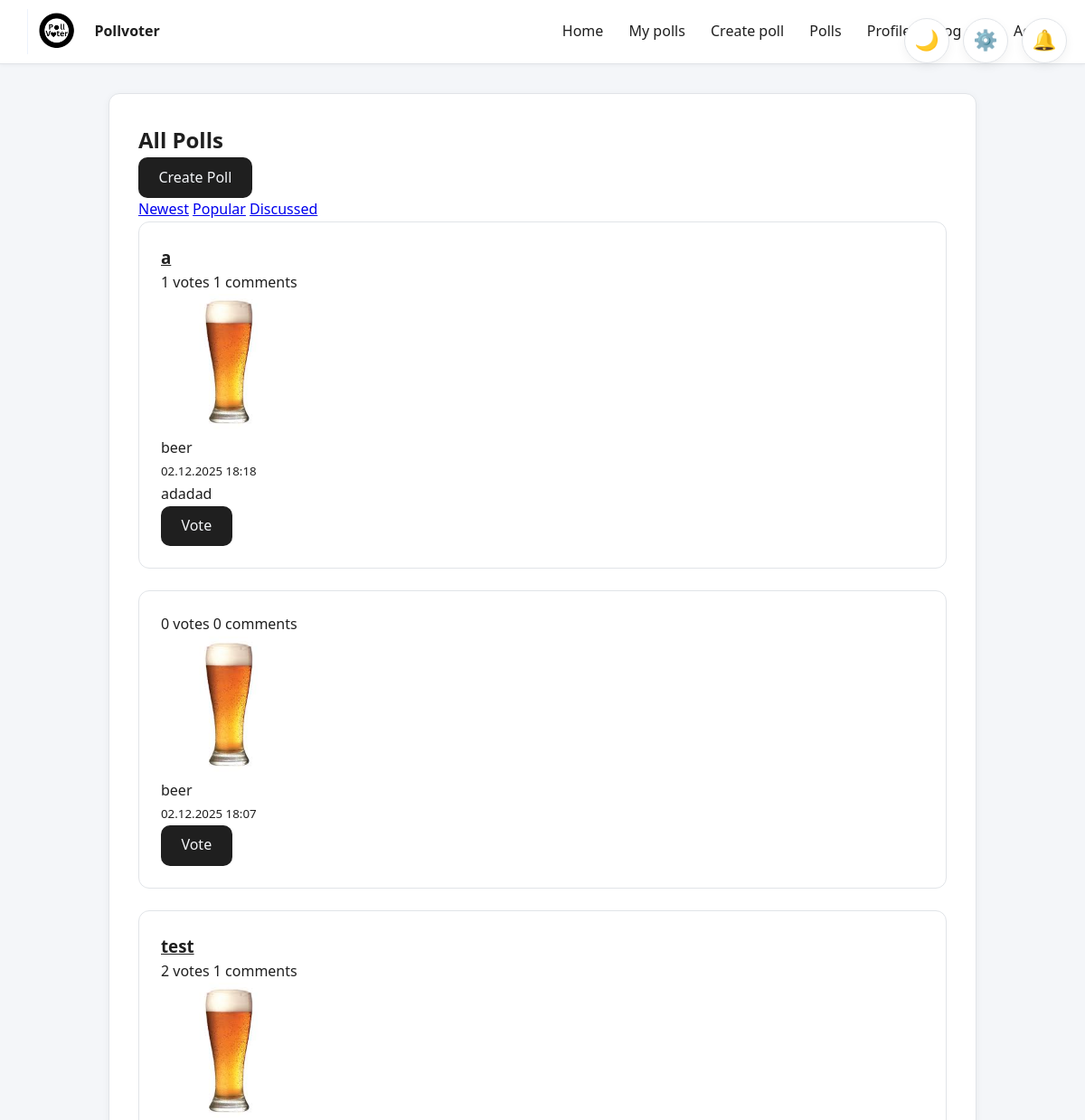
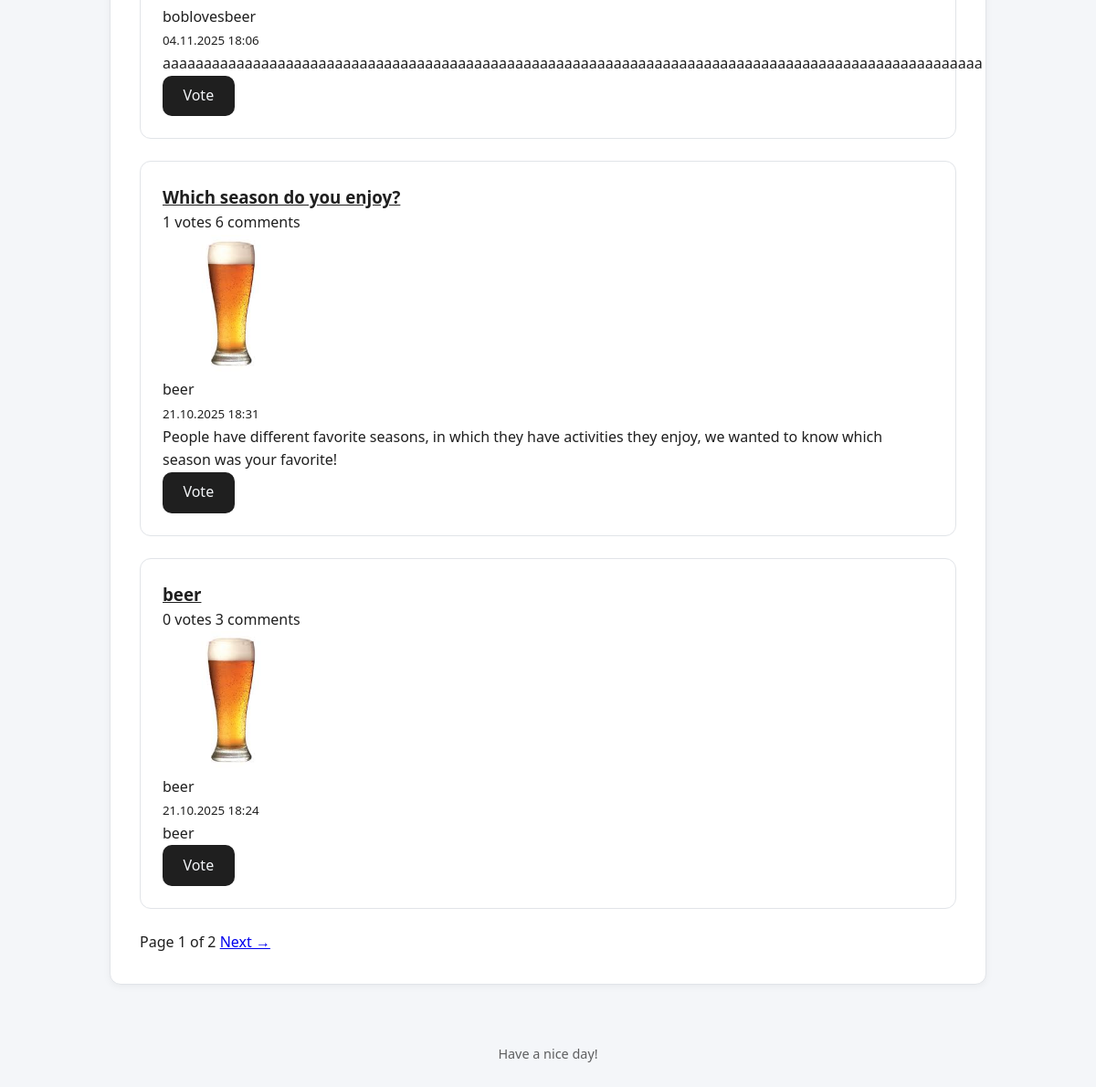
The page /polls (signed in) on the database its author committed (2 pictures, top to bottom).
### app/models.py (models this page shows, shortened)
class Poll(db.Model):
    __tablename__ = "poll"
    id = Column(Integer, primary_key=True)
    title = Column(Text, nullable=False)
    description = Column(String(120))
    created_at = Column(DateTime, default=datetime.now)
    user_id = Column(Integer, ForeignKey("user.id"), nullable=False)
    author = relationship("User", back_populates="polls")
    comments = relationship("Comment", back_populates="poll", cascade="all, delete-orphan")
    options = relationship("PollOption", back_populates="poll", cascade="all, delete-orphan")
    votes = relationship("Vote", back_populates="poll", cascade="all, delete-orphan")
    def getvotecount(self):
        return len(self.votes)

class User(UserMixin, db.Model):
    __tablename__ = "user"
    id = Column(Integer, primary_key=True)
    username = Column(String(20), unique=True, nullable = False)
    created_at = Column(DateTime, default=datetime.now)
    full_name = Column(String(20))
    bio = Column(String(100))
    pfp = Column(Text)
    password_hash = Column(Text)
    is_admin = Column(Boolean, default = False)
    polls = relationship("Poll", back_populates="author")
    votes = relationship("Vote", back_populates="user")
    comments = relationship("Comment", back_populates="author")
    def getpfp(self):
        if self.pfp:
            return f"/static/uploads/pfp/{self.pfp}"
        else:
            return f"/static/uploads/pfp/default.jpg"
    blocked = relationship(
        "User", secondary=blocklist,
        primaryjoin=(blocklist.c.blocker_id == id),
        secondaryjoin=(blocklist.c.blocked_id == id),
        backref=db.backref("blocked_by", lazy="dynamic"),
        lazy="dynamic"
    )

### app/routes.py (the view)
@polls.route('/polls')
@login_required
def listpolls():
    sort_by = request.args.get('sort_by', 'newest', type=str)
    page = request.args.get('page', 1, type=int)
    blocked_ids = [user.id for user in current_user.blocked]
    blocked_by_ids = [user.id for user in current_user.blocked_by]
    exclude_ids = blocked_ids + blocked_by_ids
    query = Poll.query.filter(Poll.user_id.notin_(exclude_ids))
    if sort_by == 'popular':
        query = query.outerjoin(Vote).group_by(Poll.id).order_by(db.func.count(Vote.id).desc())
    elif sort_by == 'discussed':
        query = query.outerjoin(Comment).group_by(Poll.id).order_by(db.func.count(Comment.id).desc())
    else:
        query = query.order_by(Poll.created_at.desc())
    polls = query.paginate(page=page, per_page=5)
    return render_template('polls.html', polls=polls, sort_by=sort_by)

### app/__init__.py (called while the page is built)
def create_app():
    app = Flask(__name__)
    app.config['SECRET_KEY'] = 'your_secret_key'
    app.config['SQLALCHEMY_DATABASE_URI'] = 'sqlite:///pollvoter.db'
    app.config['SQLALCHEMY_TRACK_MODIFICATIONS'] = False
    app.config["UPLOAD_FOLDER"] = "static/uploads"
    app.config["PFP_FOLDER"] =  "app/static/uploads/pfp"
    db.init_app(app)
    login_manager.init_app(app)
    migrate.init_app(app, db)
    app.register_blueprint(auth)
    app.register_blueprint(main)
    app.register_blueprint(polls)
    app.register_blueprint(admin)
    @login_manager.user_loader
    def load_user(userid):
        return User.query.get(int(userid))
    return app

### app/templates/polls.html (shortened to what this page needs)
{% extends "base.html" %}
{% block content %}
<div class="polls-header">
    <h2>All Polls</h2>
    <a href="{{ url_for('polls.create_poll') }}" class="btn btn-primary">Create Poll</a>
</div>
<div class="sort-options">
    <a href="{{url_for('polls.listpolls', sort_by = 'newest')}}">Newest</a>
    <a href="{{url_for('polls.listpolls', sort_by = 'popular')}}">Popular</a>
    <a href="{{url_for('polls.listpolls', sort_by = 'discussed')}}">Discussed</a>
</div>
{% if polls.items %}
    {% for poll in polls.items %}
    <div class="poll-card">
        <div class="poll-header">
            <h3><a href="{{ url_for('polls.poll_detail', poll_id=poll.id) }}">{{ poll.title }}</a></h3>
            <span class="poll-stats">
                 {{ poll.getvotecount() }} votes
                 {{ poll.comments|length }} comments
            </span>
        </div>
        <div class="poll-author">
            <div class="user-avatar"><img src="{{ current_user.getpfp() }}" alt="Profile Picture" width="150" height="150"></div>
            <div>
                <div class="author-name">{{ poll.author.full_name if poll.author.full_name else poll.author.username }}</div>
                <small class="poll-date">{{ poll.created_at.strftime('%d.%m.%Y %H:%M') }}</small>
            </div>
        </div>
        {% if poll.description %}
        <p class="poll-description">{{ poll.description }}</p>
        {% endif %}
        <div class="poll-actions">
            <a href="{{ url_for('polls.poll_detail', poll_id=poll.id) }}" class="btn btn-primary">Vote</a>
        </div>
    </div>
    {% endfor %}
    <div class="pagination">
        <span class="page-info">Page {{ polls.page }} of {{ polls.pages }}</span>
        {% if polls.has_next %}
            <a href="{{ url_for('polls.listpolls', page=polls.next_num) }}" class="page-link">Next →</a>
        {% endif %}
    </div>
{% else %}
    <div class="no-polls">
        <p>There are no polls yet. <a href="{{ url_for('polls.create_poll') }}">Create the first one!</a></p>
    </div>
{% endif %}
{% endblock %}

### app/templates/base.html (shortened to what this page needs)
<!DOCTYPE html>
<html lang="en">
<head>
    <link rel="stylesheet" href="{{url_for('static', filename='styles.css')}}">
</head>
<body>
    {% set unread_count = unread_count if unread_count is defined else 0 %}
    <nav class="navbar">
        <div class="navcontainer">
            <a href="{{url_for('main.home')}}" class="navbar-brand">
                <img src="{{url_for('static', filename = 'Pollvoter.png')}}" alt="" class="logoimage">
                Pollvoter
            </a>
            <div class="navlinks">
                {%if current_user.is_authenticated%}
                    <a href="{{url_for('main.home')}}">Home</a>
                    <a href="{{url_for('polls.my_polls')}}">My polls</a>
                    <a href="{{url_for('polls.create_poll')}}">Create poll</a>
                    <a href="{{url_for('polls.listpolls')}}">Polls</a>
                    <a href="{{url_for('main.profile')}}">Profile</a>
                    <a href="{{url_for('auth.logout')}}">Log out</a>
                    {%if current_user.is_authenticated and current_user.is_admin%}
                        <a href="{{url_for('admin.dashboard')}}">Admin</a>
                    {%endif%}
                {%else%}
                    <a href="{{url_for('auth.login')}}">Login</a>
                    <a href="{{url_for('auth.register')}}">Register</a>
                {%endif%}
            </div>
        </div>
    </nav>
    <div class="top-right-buttons">
        <button id="toggledarkmode" class="theme-btn">🌙</button>
        <button class="settings-btn">⚙️</button>
        <button class="notif-btn">
            🔔
        </button>
    </div>
    <div class="main-container">
        {%block content%}{%endblock%}
    </div>
    <footer>
        <p>Have a nice day!</p>
    </footer>
</body>
</html>

### app/static/styles.css (style rules this page uses)
:root { --bg-color: #f4f6f9; --text-color: #1f1f1f; --card-bg: #ffffff; --navbar-bg: #ffffff; --border-color: #e1e4e8; --input-bg: #ffffff; --shadow-color: rgba(0, 0, 0, 0.05); --btn-hover: #f0f0f0; }
* { box-sizing: border-box; margin: 0; padding: 0; }
body { font-family: 'Segoe UI', Tahoma, Geneva, Verdana, sans-serif; background-color: var(--bg-color); color: var(--text-color); line-height: 1.6; transition: background-color 0.3s, color 0.3s; }
.navbar { background-color: var(--navbar-bg); border-bottom: 1px solid var(--border-color); padding: 10px 30px; box-shadow: 0 1px 4px var(--shadow-color); }
.navcontainer { display: flex; justify-content: space-between; align-items: center; max-width: 1200px; margin: 0 auto; width: 100%; }
.navbar-brand { display: flex; align-items: center; text-decoration: none; color: var(--text-color); font-weight: bold; }
.navlinks a { color: var(--text-color); text-decoration: none; margin-left: 1.5rem; font-weight: 500; transition: color 0.2s; }
.logoimage { height: 50px; width: auto; margin-right: 10px; }
.main-container { max-width: 960px; margin: 2rem auto; padding: 2rem; background-color: var(--card-bg); box-shadow: 0 2px 8px var(--shadow-color); border-radius: 12px; border: 1px solid var(--border-color); }
.top-right-buttons { position: fixed; top: 20px; right: 20px; z-index: 1000; display: flex; gap: 15px; }
.notif-btn, .settings-btn, .theme-btn { position: relative; width: 50px; height: 50px; border-radius: 50%; border: 1px solid var(--border-color); background-color: var(--card-bg); color: var(--text-color); box-shadow: 0 4px 12px var(--shadow-color); cursor: pointer; font-size: 22px; display: flex; align-items: center; justify-content: center; transition: all 0.2s ease; }
.btn { display: inline-block; padding: 0.6rem 1.4rem; background-color: var(--text-color); color: var(--bg-color); border: none; border-radius: 10px; cursor: pointer; text-decoration: none; font-weight: 500; }
footer { text-align: center; padding: 2rem 0; color: var(--text-color); font-size: 0.9rem; opacity: 0.7; }
.poll-card, .card { background-color: var(--card-bg); border: 1px solid var(--border-color); color: var(--text-color); padding: 1.5rem; border-radius: 12px; margin-bottom: 1.5rem; }
.poll-header h3 a { color: var(--text-color); }

### rows shown on the page
Poll: title "a", getvotecount "1", comments|length "1", getpfp (picture), author "beer", created_at "02.12.2025 18:18", description "adadad"
Poll: getvotecount "0", comments|length "0", getpfp (picture), author "beer", created_at "02.12.2025 18:07"
Poll: title "test", getvotecount "2", comments|length "1", getpfp (picture), author "boblovesbeer", created_at "04.11.2025 18:06", description "aaaaaaaaaaaaaaaaaaaaaaaaaaaaaaaaaaaaaaaaaaaaaaaaaaaaaaaaaaaaaaaaaaaaaaaaaaaaaaaaaaaaaaaaaaaaaaaaaaaa"
Poll: title "Which season do you enjoy?", getvotecount "1", comments|length "6", getpfp (picture), author "beer", created_at "21.10.2025 18:31", description "People have different favorite seasons, in which they have activities they enjoy, we wanted to know which season was your favorite!"
Poll: title "beer", getvotecount "0", comments|length "3", getpfp (picture), author "beer", created_at "21.10.2025 18:24", description "beer"

### other values the page prints
{{ polls.page }} "1"
{{ polls.pages }} "2"
